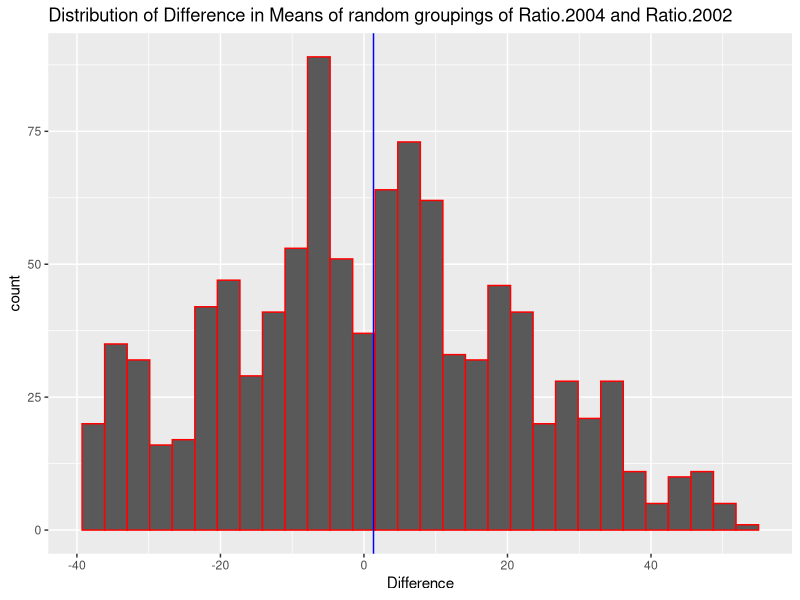
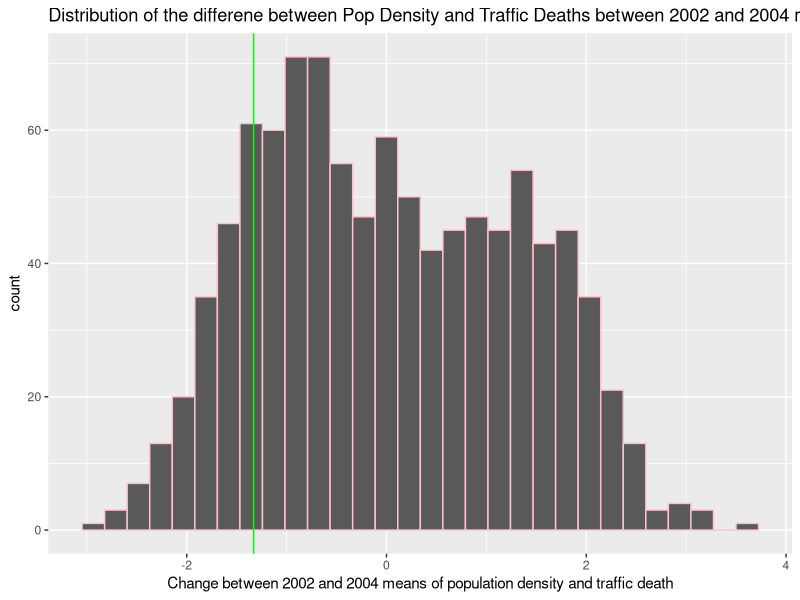

Here is the R script that generated these plots, in order:
## ---- chunk 1
knitr::opts_chunk$set(echo = FALSE, warning = FALSE, message = FALSE)
## ---- chunk 2
library(tidyverse)
trafficData <- read_csv("TrafficDeathsPer1000.csv")%>%
  rename(Country = "Traffic mortality per 100,000, age adjusted")
populationDensity <- read_csv("PopulationDensity.csv")%>%
  rename(Country = "Population density (per square km)")

trafficDataReal <- trafficData %>%
  select(Country,`2002`,`2004`)
trafficDataReal$`2002` <- as.numeric(trafficDataReal$`2002`)
trafficDataReal$`2004` <- as.numeric(trafficDataReal$`2004`)

populationDensityReal <- populationDensity %>%
  select(Country,`2002`,`2004`)
populationDensityReal$`2002` <- as.numeric(populationDensityReal$`2002`)
populationDensityReal$`2004` <- as.numeric(populationDensityReal$`2004`)


mergedData <- trafficDataReal %>%
  inner_join(populationDensityReal, by = "Country", suffix = c(".trafficDeath",".popDensity"))

mergedDataReal <- na.omit(mergedData)
## ---- chunk 3

trafficDataAdam <- na.omit(trafficDataReal) %>%
  select(`2002`,`2004`)
  
as_tibble(trafficDataAdam)%>%
  map_dbl(mean)
## ---- chunk 4
mergedDataAdam <- mergedDataReal %>%
  select(2:5)

myColSummary <- function(df,myFun){
  myOut <- vector("double", length(df))
  for(i in seq(df)){
    myOut[i] <- myFun(df[[i]])
  }
  return(myOut)
}
myColSummary(mergedDataAdam,mean)
myColSummary(mergedDataAdam,sd)

## ---- chunk 5
AdamData <- mergedDataReal %>%
  mutate(Ratio.2002 = `2002.popDensity` / `2002.trafficDeath`, 
         Ratio.2004 = `2004.popDensity` / `2004.trafficDeath`)
#higher the ratio, lower the traffic deaths relative to population density

mean2002 <- AdamData %>%
  select(Ratio.2002)%>%
  summarise(mean = mean(Ratio.2002))
mean2004 <- AdamData %>%
  select(Ratio.2004)%>%
  summarise(mean = mean(Ratio.2004))

differenceActual = mean2004 - mean2002

testData <- AdamData %>%
  select(Ratio.2002, Ratio.2004)

combined <- c(testData$Ratio.2002, testData$Ratio.2004)

permutationAdam <- function(perms = 1000, values, n1)
{
  outputMean <- vector("double", perms)
  for (i in c(1:perms))
  {
    # Randomly separate vector "values" into disjoint 
    # groups of size "n1" and "length(values) - n1" respectively
    
    vector1 <- sample(values, n1)
    vector2 <- setdiff(values, vector1)

    # Compute the sample means for the two groups from 
    firstMean <- mean(vector1)
    secondMean <- mean(vector2)
    
    # Compute the difference in sample means
    meanDifference <- firstMean - secondMean
    
    outputMean[i] <- meanDifference
  }
  # Return new updated vector, created in step 1
  return(outputMean)
}

resultAdam <- permutationAdam(1000,combined,150)

ggplot()+
  geom_histogram(aes(x=resultAdam), col = "red")+
  geom_vline(xintercept = 1.33, col = "blue")+
  labs(title="Distribution of Difference in Means of random groupings of Ratio.2004 and Ratio.2002")+
  xlab("Difference")

percentileData <- sum(resultAdam<1.33)/1000
percentileData
## ---- chunk 6

TrafficRichard <- na.omit(trafficDataReal) %>%
  select(`2002`,`2004`)

as_tibble(TrafficRichard)%>%
  map_dbl(median)
## ---- chunk 7
mergedRichardData <- mergedDataReal %>%
  select(2:5)

myColSummary <- function(df,myFun){
  myOut <- vector("double", length(df))
  for(i in seq(df)){
    myOut[i] <- myFun(df[[i]])
  }
  return(myOut)
}
myColSummary(mergedRichardData,median)
myColSummary(mergedRichardData,sd)

## ---- chunk 8

## ---- chunk 9
trafficErin <- na.omit(trafficDataReal) %>%
  select(`2002`,`2004`)

as_tibble(trafficErin)%>%
  map_dbl(mean)
## ---- chunk 10
mergedErin <- mergedDataReal %>%
  select(2:5)

myColSummary <- function(df,myFun){
  myOut <- vector("double", length(df))
  for(i in seq(df)){
    myOut[i] <- myFun(df[[i]])
  }
  return(myOut)
}
myColSummary(mergedErin,mean)
myColSummary(mergedErin,sd)

## ---- chunk 11
ErinData <- mergedDataReal %>%
  mutate(Ratio.diffTraff = `2004.trafficDeath` - `2002.trafficDeath`, Ratio.diffPop = `2004.popDensity` - `2002.popDensity`)
#show if it will increase in pop density and traffic deaths between 2004 and 2002.

differenceTrafficDeath <- ErinData %>%
  select(Ratio.diffTraff)%>%
  summarise(mean = mean(Ratio.diffTraff))
differencePopDensity <- ErinData %>%
  select(Ratio.diffPop)%>%
  summarise(mean = mean(Ratio.diffPop))

differenceActual = differenceTrafficDeath - differencePopDensity
differenceActual

testDataErin <- ErinData %>%
  select(Ratio.diffTraff, Ratio.diffPop)

combinedErin <- c(testDataErin$Ratio.diffTraff, testDataErin$Ratio.diffPop)

permutationErin <- function(perms = 1000, values, n1)
{
  outputMean <- vector("double", perms)
  for (i in c(1:perms))
  {
    # Randomly separate vector "values" into disjoint 
    # groups of size "n1" and "length(values) - n1" respectively
    
    vector1 <- sample(values, n1)
    vector2 <- setdiff(values, vector1)

    # Compute the sample means for the two groups from 
    firstMean <- mean(vector1)
    secondMean <- mean(vector2)
    
    # Compute the difference in sample means
    meanDifference <- firstMean - secondMean
    
    outputMean[i] <- meanDifference
  }
  # Return new updated vector, created in step 1
  return(outputMean)
}

resultErin <- permutationErin(1000,combinedErin,150)

ggplot()+
  geom_histogram(aes(x=resultErin), col = "pink")+
  geom_vline(xintercept = -1.33, col = "green")+
  labs(title="Distribution of the differene between Pop Density and Traffic Deaths between 2002 and 2004 means")+
  xlab("Change between 2002 and 2004 means of population density and traffic death")

percentileDataErin <- sum(resultErin < -1.33)/1000
percentileDataErin
